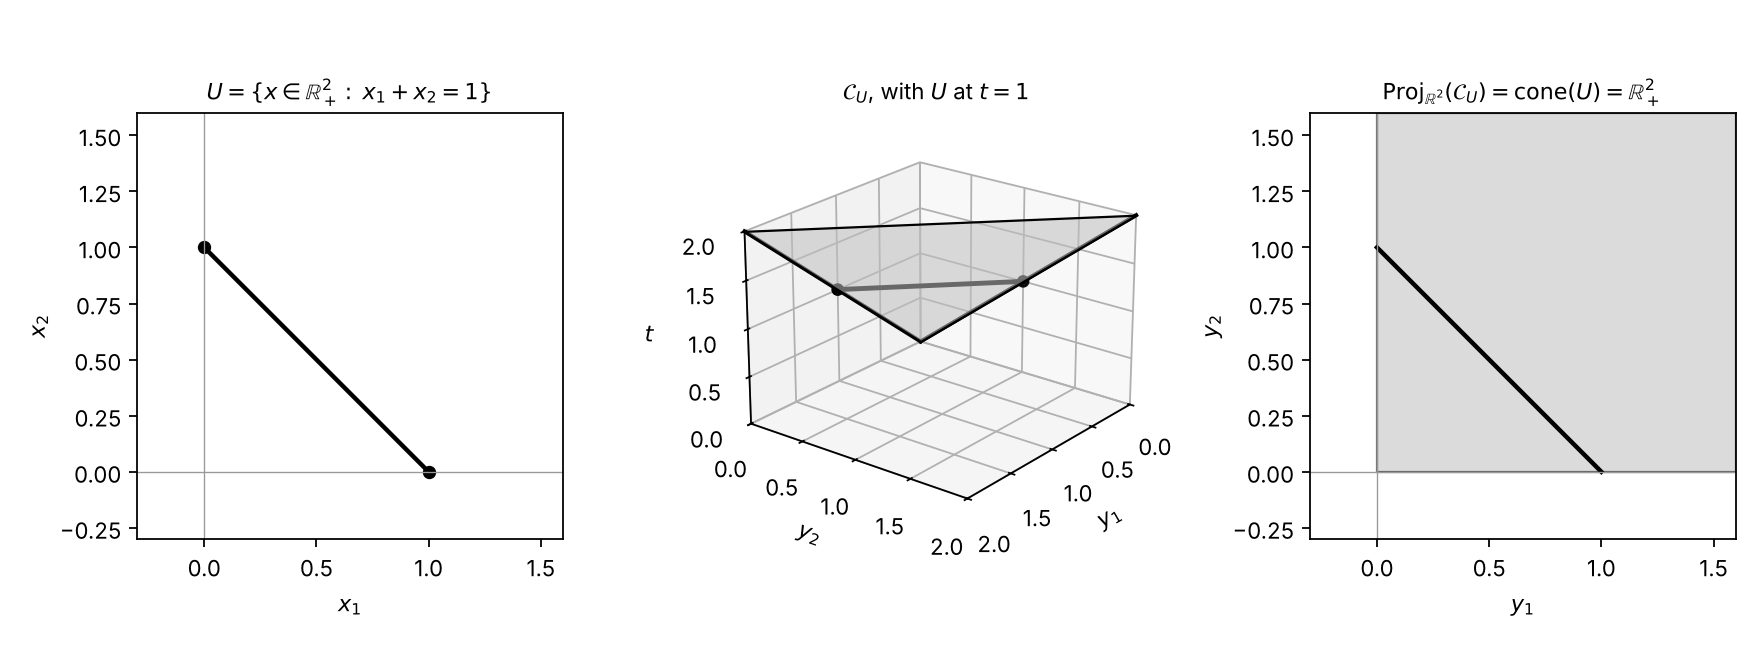

Reproduce this figure in Python.
import matplotlib
matplotlib.use("Agg")
import matplotlib.pyplot as plt
import numpy as np
from matplotlib.patches import Polygon
from mpl_toolkits.mplot3d.art3d import Poly3DCollection
from ppl import Variable, C_Polyhedron, Constraint_System

G1 = np.array([1.0, 0.0, 1.0])
G2 = np.array([0.0, 1.0, 1.0])
TMAX = 2.0


def lifted_cone_polyhedron():
    y1, y2, t = Variable(0), Variable(1), Variable(2)
    cs = Constraint_System()
    cs.insert(y1 >= 0)
    cs.insert(y2 >= 0)
    cs.insert(y1 + y2 - t == 0)
    return C_Polyhedron(cs)


def projection(poly):
    p = C_Polyhedron(poly)
    p.remove_higher_space_dimensions(2)
    return p


def report():
    cu = lifted_cone_polyhedron()
    print("C_U = {(y1,y2,t) : y1 >= 0, y2 >= 0, y1 + y2 - t = 0}")
    print("affine dimension:", cu.affine_dimension())
    print("generators:")
    for g in cu.minimized_generators():
        print("   ", g)

    y1, y2, t = Variable(0), Variable(1), Variable(2)
    cs = Constraint_System()
    cs.insert(y1 >= 0)
    cs.insert(y2 >= 0)
    cs.insert(y1 + y2 - t == 0)
    cs.insert(t <= -1)
    print("t >= 0 is implied:", C_Polyhedron(cs).is_empty())

    pr = projection(cu)
    print("projection onto (y1,y2):")
    for c in pr.minimized_constraints():
        print("   ", c)
    for g in pr.minimized_generators():
        print("   ", g)
    print("projection equals the nonnegative orthant = cone(U)")


def figure():
    fig = plt.figure(figsize=(11.0, 4.2))

    ax = fig.add_subplot(1, 3, 1)
    ax.plot([1, 0], [0, 1], color="black", linewidth=2.0)
    ax.plot([1, 0], [0, 1], "o", color="black", markersize=5)
    ax.set_xlim(-0.3, 1.6)
    ax.set_ylim(-0.3, 1.6)
    ax.set_aspect("equal")
    ax.set_xlabel("$x_1$")
    ax.set_ylabel("$x_2$")
    ax.set_title(r"$U=\{x\in\mathbb{R}^2_+:\;x_1+x_2=1\}$", fontsize=10)
    ax.axhline(0, color="0.6", linewidth=0.6)
    ax.axvline(0, color="0.6", linewidth=0.6)

    ax = fig.add_subplot(1, 3, 2, projection="3d")
    tri = np.array([[0, 0, 0], TMAX * G1, TMAX * G2])
    ax.add_collection3d(Poly3DCollection([tri], facecolor="0.75",
                                         edgecolor="black", alpha=0.55,
                                         linewidths=1.0))
    for g in (G1, G2):
        ax.plot(*zip([0, 0, 0], TMAX * g), color="black", linewidth=1.8)
    ax.plot(*zip(G1, G2), color="black", linewidth=2.2)
    ax.scatter(*zip(G1, G2), color="black", s=22)
    ax.set_xlim(0, TMAX)
    ax.set_ylim(0, TMAX)
    ax.set_zlim(0, TMAX)
    ax.set_xlabel("$y_1$")
    ax.set_ylabel("$y_2$")
    ax.set_zlabel("$t$")
    ax.set_title("$\\mathcal{C}_U$, with $U$ at $t=1$", fontsize=10)
    ax.view_init(elev=22, azim=38)

    ax = fig.add_subplot(1, 3, 3)
    ax.add_patch(Polygon([[0, 0], [1.6, 0], [1.6, 1.6], [0, 1.6]],
                         facecolor="0.75", edgecolor="black", alpha=0.55))
    ax.plot([1, 0], [0, 1], color="black", linewidth=2.0)
    ax.set_xlim(-0.3, 1.6)
    ax.set_ylim(-0.3, 1.6)
    ax.set_aspect("equal")
    ax.set_xlabel("$y_1$")
    ax.set_ylabel("$y_2$")
    ax.set_title("$\\mathrm{Proj}_{\\mathbb{R}^2}(\\mathcal{C}_U)"
                 "=\\mathrm{cone}(U)=\\mathbb{R}^2_+$", fontsize=10)
    ax.axhline(0, color="0.6", linewidth=0.6)
    ax.axvline(0, color="0.6", linewidth=0.6)

    fig.tight_layout()
    fig.savefig("p4_cone.pdf")
    fig.savefig("p4_cone.png", dpi=160)
    print("wrote p4_cone.pdf and p4_cone.png")


if __name__ == "__main__":
    report()
    figure()
